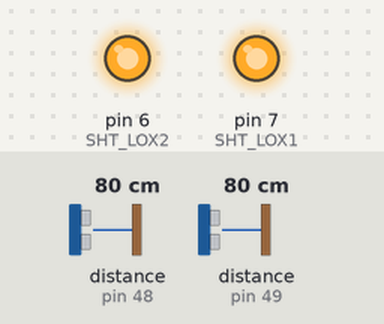
Bench run of a sketch on a simulated Arduino Uno, built with avr-gcc and run on an emulated ATmega328P. Shown: output pins drawn as LEDs (lit = HIGH). The inputs (shaded band) are chosen by the test bench; at power-on: distance to the obstacle (sensors on pin 48, pin 49) 80 cm. What the sketch prints to the serial monitor is not drawn.

Above: at 1.2 s.
1.3 s: distance to the obstacle (sensor on pin 48) set to 120 cm
4.3 s: distance to the obstacle (sensor on pin 49) set to 120 cm
7.3 s: distance to the obstacle (sensor on pin 48) set to 250 cm
9.4 s: distance to the obstacle (sensor on pin 49) set to 250 cm
Timing chart, 0 to 12.4 s (numbered marks = the images above; inputs shaded):
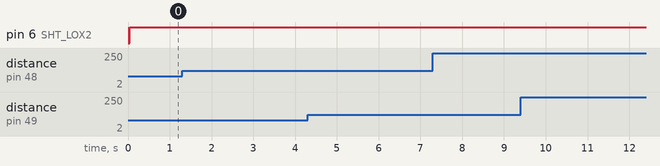

The sketch:

dualFruit.ino
```cpp
#include "src/Adafruit_VL53L0X.h"

// address we will assign if dual sensor is present
#define LOX1_ADDRESS 0x30
#define LOX2_ADDRESS 0x31
int sensor1,sensor2;


// set the pins to shutdown
#define SHT_LOX1 7
#define SHT_LOX2 6

// objects for the vl53l0x
Adafruit_VL53L0X lox1 = Adafruit_VL53L0X();
Adafruit_VL53L0X lox2 = Adafruit_VL53L0X();

// this holds the measurement
VL53L0X_RangingMeasurementData_t measure1;
VL53L0X_RangingMeasurementData_t measure2;

void setID() {
  // all reset
  digitalWrite(SHT_LOX1, LOW);
  digitalWrite(SHT_LOX2, LOW);
  delay(10);
  // all unreset
  digitalWrite(SHT_LOX1, HIGH);
  digitalWrite(SHT_LOX2, HIGH);
  delay(10);
  // activating LOX1 and reseting LOX2
  digitalWrite(SHT_LOX1, HIGH);
  digitalWrite(SHT_LOX2, LOW);

  // initing LOX1

  if(!lox1.begin(LOX1_ADDRESS)) {
      Serial.println("Failed to boot first VL53L0X");
    while(true){};
  }
  delay(10);

  // activating LOX2
  digitalWrite(SHT_LOX2, HIGH);
  delay(10);

  //initing LOX2
  if(!lox2.begin(LOX2_ADDRESS)) {
    Serial.println("Failed to boot second VL53L0X");
    while(true){};
  }
}

void read_dual_sensors() {

  lox1.rangingTest(&measure1, false); // pass in 'true' to get debug data printout!
  lox2.rangingTest(&measure2, false); // pass in 'true' to get debug data printout!

  // print sensor one reading
  Serial.print("1: ");
  if(measure1.RangeStatus != 4) {     // if not out of range
    sensor1 = measure1.RangeMilliMeter;
    Serial.print(sensor1);
    Serial.print("mm");
  } else {
    Serial.print("Out of range");
  }

  Serial.print(" ");

  // print sensor two reading
  Serial.print("2: ");
  if(measure2.RangeStatus != 4) {
    sensor2 = measure2.RangeMilliMeter;
    Serial.print(sensor2);
    Serial.print("mm");
  } else {
    Serial.print("Out of range");
  }

  Serial.println();
}

void setup() {
  Serial.begin(9600);

  pinMode(SHT_LOX1, OUTPUT);
  pinMode(SHT_LOX2, OUTPUT);

  Serial.println("Shutdown pins inited...");

  digitalWrite(SHT_LOX1, LOW);
  digitalWrite(SHT_LOX2, LOW);

  Serial.println("Both in reset mode...(pins are low)");


  Serial.println("Starting set ID");
  setID();
  Serial.println("Ending set ID.");
}

void loop() {

  read_dual_sensors();
  delay(100);
}
 
```

Measured:
- after the input at 1.3 s, every drawn part: stays the same
- after the input at 4.3 s, every drawn part: stays the same
- after the input at 7.3 s, every drawn part: stays the same
- after the input at 9.4 s, every drawn part: stays the same
